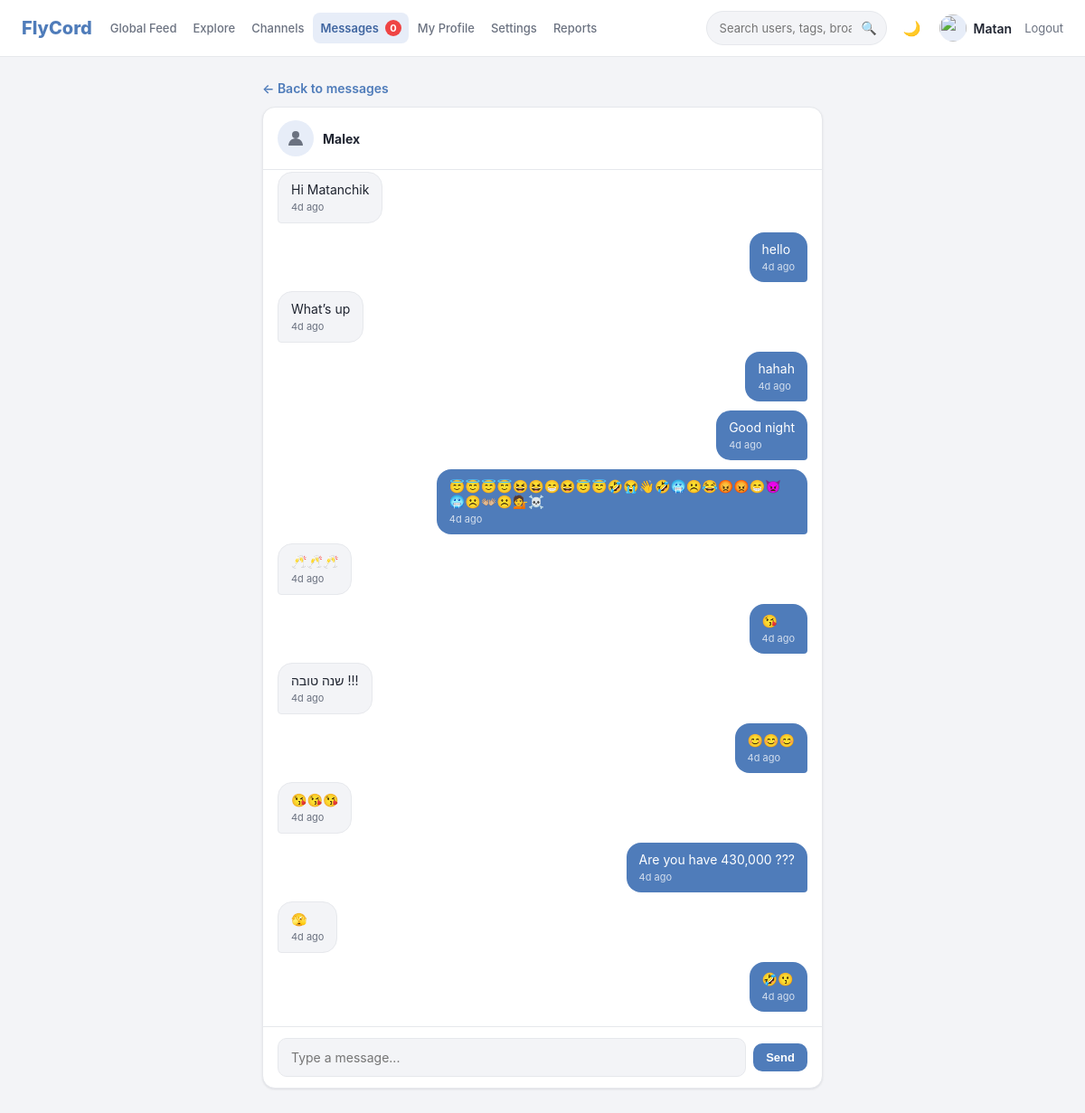
Page /messages/Malex (signed in) on the committed database.
### tables this page shows
CREATE TABLE users (
            id INTEGER PRIMARY KEY AUTOINCREMENT,
            username TEXT UNIQUE NOT NULL,
            password_hash TEXT NOT NULL,
            avatar TEXT NOT NULL DEFAULT '🦁',
            avatar_image_filename TEXT,
            bio TEXT NOT NULL DEFAULT '',
            created_at TEXT NOT NULL
        , banned_until TEXT, is_verified INTEGER NOT NULL DEFAULT 0);

CREATE TABLE messages (
            id INTEGER PRIMARY KEY AUTOINCREMENT,
            sender_id INTEGER NOT NULL REFERENCES users(id) ON DELETE CASCADE,
            receiver_id INTEGER NOT NULL REFERENCES users(id) ON DELETE CASCADE,
            content TEXT NOT NULL DEFAULT '',
            created_at TEXT NOT NULL,
            is_read INTEGER NOT NULL DEFAULT 0
        );

### app.py (the view)
@app.route("/messages/<username>")
@login_required
def message_thread(username):
    db = get_db()
    uid = session["user_id"]
    partner = db.execute("SELECT * FROM users WHERE username = ?", (username,)).fetchone()
    if partner is None:
        abort(404)
    if partner["id"] == uid:
        abort(404)
    msgs = db.execute(
        """
        SELECT m.*, u.username, u.avatar FROM messages m
        JOIN users u ON u.id = m.sender_id
        WHERE (m.sender_id = ? AND m.receiver_id = ?)
           OR (m.sender_id = ? AND m.receiver_id = ?)
        ORDER BY m.created_at ASC
        """,
        (uid, partner["id"], partner["id"], uid),
    ).fetchall()
    db.execute(
        "UPDATE messages SET is_read = 1 WHERE sender_id = ? AND receiver_id = ? AND is_read = 0",
        (partner["id"], uid),
    )
    db.commit()
    last_id = msgs[-1]["id"] if msgs else 0
    return render_template(
        "message_thread.html", partner=partner, messages=msgs,
        last_id=last_id, max_len=MESSAGE_MAX_LEN,
    )

### app.py (called while the page is built, shortened)
def get_db():
    if "db" not in g:
        g.db = sqlite3.connect(DB_PATH)
        g.db.row_factory = sqlite3.Row
        g.db.execute("PRAGMA foreign_keys = ON")
    return g.db

def login_required(view):
    @wraps(view)
    def wrapped(*args, **kwargs):
        if not session.get("user_id"):
            flash("Please log in first.", "error")
            return redirect(url_for("login", next=request.path))
        user = current_user()
        if user is None:
            session.clear()
            flash("Your session expired — please log in again.", "error")
            return redirect(url_for("login", next=request.path))
        if is_user_banned(user):
            session.clear()
            flash(ban_message(user), "error")
            return redirect(url_for("login", next=request.path))
        return view(*args, **kwargs)
    return wrapped

def current_user():
    if "user_id" not in session:
        return None
    db = get_db()
    return db.execute(
        "SELECT * FROM users WHERE id = ?", (session["user_id"],)
    ).fetchone()

def is_admin_user(user):
    return bool(user) and user["username"] in ADMIN_USERNAMES

def is_verified_user(user):
    return bool(user) and bool(user["is_verified"])

def can_create_tags(user):
    return is_admin_user(user) or is_verified_user(user)

def can_create_channels(user):
    return is_admin_user(user) or is_verified_user(user)

def is_user_banned(user):
    if not user or not user["banned_until"]:
        return False

@app.context_processor
def inject_user():
    user = current_user()
    admin = is_admin_user(user)
    open_report_count = 0
    if admin:
        open_report_count = get_db().execute(
            "SELECT COUNT(*) c FROM reports WHERE status = 'open'"
        ).fetchone()["c"]
    return {
        "current_user": user,
        "is_admin": admin,
        "is_verified": is_verified_user(user),
        "can_create_tags": can_create_tags(user),
        "can_create_channels": can_create_channels(user),
        "admin_usernames": ADMIN_USERNAMES,
        "admin_open_report_count": open_report_count,
        "dark_theme": request.cookies.get("flycord_theme") == "dark",
    }

def versioned_static(filename):
    path = os.path.join(app.static_folder, filename)
    try:
        version = int(os.path.getmtime(path))
    except OSError:
        version = 0
    return f"{url_for('static', filename=filename)}?v={version}"

### templates/message_thread.html (shortened to what this page needs)
{% extends "base.html" %}
{% block content %}
<div class="grid grid-single">
  <section class="col-center">
    <a href="{{ url_for('messages_inbox') }}" class="back-link">← Back to messages</a>
    <div class="card chat-card">
      <div class="chat-header">
        {{ avatar_html(partner, 'avatar-md') }}
        <a class="post-username" href="{{ url_for('user_profile', username=partner['username']) }}">{{ partner['username'] }}</a>
      </div>
      <div class="chat-messages" id="chat-messages" data-partner="{{ partner['username'] }}" data-last-id="{{ last_id }}">
        {% for m in messages %}
        <div class="chat-bubble {{ 'mine' if m['sender_id'] == current_user['id'] else 'theirs' }}" data-msg-id="{{ m['id'] }}">
          {% if m['content'] %}<div class="bubble-text">{{ m['content'] }}</div>{% endif %}
          <div class="bubble-time">{{ m['created_at'] | time_ago }}</div>
        </div>
        {% else %}
        <div class="muted small" id="no-messages">Say hi to {{ partner['username'] }} 👋</div>
        {% endfor %}
      </div>
      <form method="post" action="{{ url_for('send_message', username=partner['username']) }}" id="chat-form" class="chat-form">
        <div class="chat-input-row">
          <input type="text" name="content" id="chat-input" maxlength="{{ max_len }}" placeholder="Type a message...">
          <button type="submit" class="btn btn-primary btn-small">Send</button>
        </div>
      </form>
    </div>
  </section>
</div>
{% endblock %}

### templates/base.html (shortened to what this page needs)
<!doctype html>
<html lang="en" class="{{ 'dark' if dark_theme else '' }}">
<head>
  <link rel="stylesheet" href="{{ versioned_static('css/style.css') }}">
</head>
<body>
  <header class="navbar">
    <div class="navbar-inner">
      <a class="brand" href="{{ url_for('feed') }}">FlyCord</a>
      {% if current_user %}
      <nav class="nav-links">
        <a class="nav-link {% if request.endpoint == 'feed' %}active{% endif %}" href="{{ url_for('feed') }}">Global Feed</a>
        <a class="nav-link {% if request.endpoint == 'explore' %}active{% endif %}" href="{{ url_for('explore') }}">Explore</a>
        <a class="nav-link {% if request.endpoint == 'channels_list' %}active{% endif %}" href="{{ url_for('channels_list') }}">Channels</a>
        <a class="nav-link {% if request.endpoint in ['messages_inbox','message_thread'] %}active{% endif %}" href="{{ url_for('messages_inbox') }}">
          Messages
          <span id="unread-badge" class="unread-badge" hidden>0</span>
        </a>
        <a class="nav-link {% if request.endpoint in ['profile_redirect','user_profile'] %}active{% endif %}" href="{{ url_for('profile_redirect') }}">My Profile</a>
        <a class="nav-link {% if request.endpoint == 'settings' %}active{% endif %}" href="{{ url_for('settings') }}">Settings</a>
        {% if is_admin %}
        <a class="nav-link {% if request.endpoint == 'admin_reports' %}active{% endif %}" href="{{ url_for('admin_reports') }}">
          Reports
        </a>
        {% endif %}
      </nav>
      <form class="search-form" action="{{ url_for('search') }}" method="get">
        <input type="text" name="q" placeholder="Search users, tags, broadcasts..."
               value="{{ request.args.get('q', '') }}">
        <button type="submit" class="icon-btn" title="Search">🔍</button>
      </form>
      {% endif %}
      <div class="navbar-right">
        <button id="theme-toggle" class="icon-btn" title="Toggle dark mode">🌙</button>
        {% if current_user %}
          <div class="user-chip">
            {{ avatar_html(current_user, 'avatar-sm') }}
            <span class="username">{{ current_user['username'] }}</span>
          </div>
          <a class="logout-link" href="{{ url_for('logout') }}">Logout</a>
        {% endif %}
      </div>
    </div>
  </header>
  <main class="page">
    {% block content %}{% endblock %}
  </main>
</body>
</html>

### rows in the picture
users: username "Matan"
users: username "Malex"
messages: content "Hi Matanchik", created_at "4d ago"
messages: content "hello", created_at "4d ago"
messages: content "What’s up", created_at "4d ago"
messages: content "hahah", created_at "4d ago"
messages: content "Good night", created_at "4d ago"
messages: content "😇😇😇😇😆😆😁😆😇😇🤣😭👋🤣🥶☹️😂😡😡😁👿🥶☹️👐🏼☹️💁☠️", created_at "4d ago"
messages: content "🥂🥂🥂", created_at "4d ago"
messages: content "😘", created_at "4d ago"
messages: content "שנה טובה !!!", created_at "4d ago"
messages: content "😊😊😊", created_at "4d ago"
messages: content "😘😘😘", created_at "4d ago"
messages: content "Are you have 430,000 ???", created_at "4d ago"
messages: content "🫣", created_at "4d ago"
messages: content "🤣😗", created_at "4d ago"
